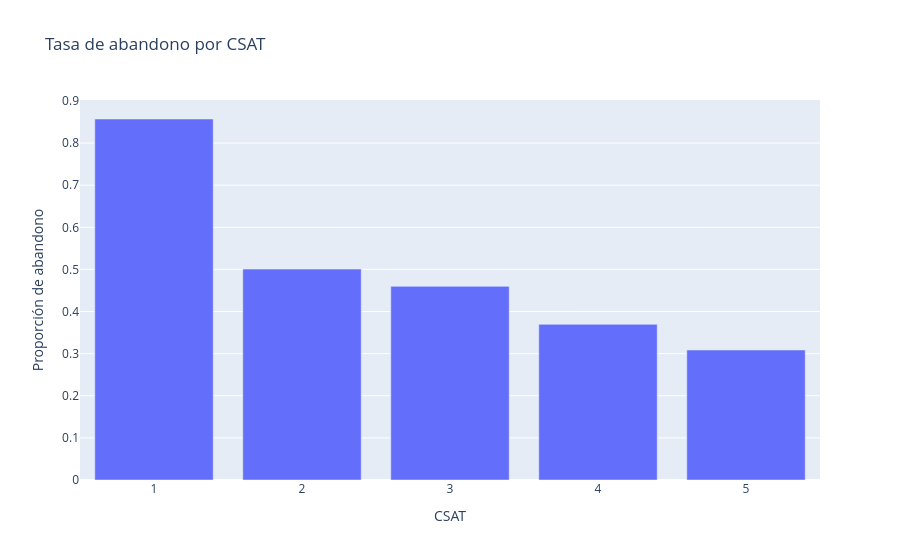

This figure's notebook cell:
### Code cell
# Mostramos tamaño de grupo y tasa: un grupo pequeño requiere cautela.
summary = df.groupby('CSAT', dropna=False).abandono.agg(['size', 'mean']).reset_index()
display(summary)
px.bar(summary, x='CSAT', y='mean', hover_data=['size'], title='Tasa de abandono por CSAT', labels={'mean':'Proporción de abandono'}).show()

### Figure 1 — Plotly figure (JSON) as saved in the notebook; plotly's stock layout.template omitted (floating-point values rounded to 4 significant figures)
{"data": [{"customdata": [[14], [639], [4504], [4288], [405], [150]], "hovertemplate": "CSAT=%{x}<br>Proporción de abandono=%{y}<br>size=%{customdata[0]}<extra></extra>", "legendgroup": "", "marker": {"color": "#636efa", "pattern": {"shape": ""}}, "name": "", "orientation": "v", "showlegend": false, "textposition": "auto", "type": "bar", "x": [1.0, 2.0, 3.0, 4.0, 5.0, NaN], "xaxis": "x", "y": [0.8571, 0.5008, 0.4598, 0.3696, 0.3086, 0.3733], "yaxis": "y"}], "layout": {"barmode": "relative", "legend": {"tracegroupgap": 0}, "title": {"text": "Tasa de abandono por CSAT"}, "xaxis": {"anchor": "y", "domain": [0.0, 1.0], "title": {"text": "CSAT"}}, "yaxis": {"anchor": "x", "domain": [0.0, 1.0], "title": {"text": "Proporción de abandono"}}}}
